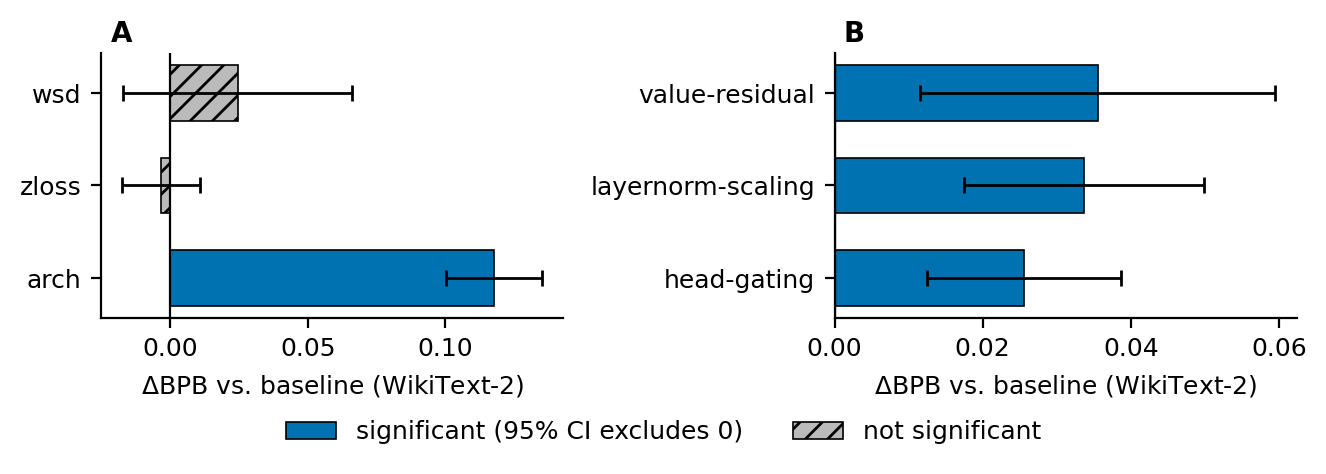

Generate this figure with Python:
#!/usr/bin/env python3
"""fig_deconfound: two-panel horizontal bar chart of the IMU-1 de-confound.

Panel A: wsd / zloss / arch axes from the 2026-06-18 imu1-deconfound-p1 verdict.
Panel B: value-residual / layernorm-scaling / head-gating from the 2026-06-21
arch-subdrill-p2 verdict.

All plotted numbers are parsed from the two verdict.json files below; nothing
is hardcoded except axis labels. Output: fig_deconfound.pdf (+ .png preview).
"""

import json
import os

import matplotlib

matplotlib.use("Agg")
import matplotlib.pyplot as plt

HERE = os.path.dirname(os.path.abspath(__file__))
REPO = "/home/yashb98/Downloads/BuildFromScratch"

SRC_A = os.path.join(
    REPO, "Qwen3-0.6B/experiments/2026-06-18_qwen3-0.6b_imu1-deconfound-p1/verdict.json"
)
SRC_B = os.path.join(
    REPO, "Qwen3-0.6B/experiments/2026-06-21_qwen3-0.6b_arch-subdrill-p2/verdict.json"
)

CORPUS = "wikitext2_val"

# Okabe-Ito colorblind-safe palette
COLOR_SIG = "#0072B2"   # blue: significant
COLOR_NS = "#BBBBBB"    # grey: non-significant (also hatched)

PANEL_A_AXES = [("wsd", "wsd"), ("zloss", "zloss"), ("arch", "arch")]
PANEL_B_AXES = [
    ("vr", "value-residual"),
    ("ln", "layernorm-scaling"),
    ("hg", "head-gating"),
]


def load_axis_rows(path, axis_keys):
    """Read improvement_bpb + ci95 + significance for each axis from verdict.json."""
    with open(path) as f:
        verdict = json.load(f)
    rows = []
    for key, label in axis_keys:
        entry = verdict["axes"][key][CORPUS]
        imp = entry["improvement_bpb"]
        lo, hi = entry["ci95"]
        rows.append(
            {
                "label": label,
                "improvement": imp,
                "err_lo": imp - lo,
                "err_hi": hi - imp,
                "significant": bool(entry["significant"]),
            }
        )
    return rows, verdict.get("suite_version")


def draw_panel(ax, rows, panel_tag):
    ys = range(len(rows))
    for y, row in zip(ys, rows):
        if row["significant"]:
            ax.barh(
                y,
                row["improvement"],
                height=0.6,
                color=COLOR_SIG,
                edgecolor="black",
                linewidth=0.6,
            )
        else:
            ax.barh(
                y,
                row["improvement"],
                height=0.6,
                color=COLOR_NS,
                edgecolor="black",
                linewidth=0.6,
                hatch="///",
            )
        ax.errorbar(
            row["improvement"],
            y,
            xerr=[[row["err_lo"]], [row["err_hi"]]],
            fmt="none",
            ecolor="black",
            elinewidth=1.0,
            capsize=3,
        )
    ax.axvline(0.0, color="black", linewidth=0.8)
    ax.set_yticks(list(ys))
    ax.set_yticklabels([r["label"] for r in rows], fontsize=9)
    ax.invert_yaxis()
    ax.tick_params(axis="x", labelsize=9)
    ax.set_xlabel(r"$\Delta$BPB vs. baseline (WikiText-2)", fontsize=9)
    ax.text(
        0.02,
        1.02,
        panel_tag,
        transform=ax.transAxes,
        fontsize=10,
        fontweight="bold",
        va="bottom",
        ha="left",
    )
    ax.spines["top"].set_visible(False)
    ax.spines["right"].set_visible(False)


def main():
    rows_a, suite_a = load_axis_rows(SRC_A, PANEL_A_AXES)
    rows_b, suite_b = load_axis_rows(SRC_B, PANEL_B_AXES)
    assert suite_a == suite_b == "text-lm-v2", (suite_a, suite_b)

    plt.rcParams.update({"font.size": 9, "pdf.fonttype": 42})
    fig, (ax_a, ax_b) = plt.subplots(1, 2, figsize=(6.7, 2.2))
    draw_panel(ax_a, rows_a, "A")
    draw_panel(ax_b, rows_b, "B")

    # Shared legend for fill semantics (significant vs. not)
    sig_patch = plt.Rectangle(
        (0, 0), 1, 1, facecolor=COLOR_SIG, edgecolor="black", linewidth=0.6
    )
    ns_patch = plt.Rectangle(
        (0, 0), 1, 1, facecolor=COLOR_NS, edgecolor="black", linewidth=0.6, hatch="///"
    )
    fig.legend(
        [sig_patch, ns_patch],
        ["significant (95% CI excludes 0)", "not significant"],
        loc="lower center",
        ncol=2,
        fontsize=9,
        frameon=False,
        bbox_to_anchor=(0.5, -0.08),
    )

    fig.tight_layout()
    pdf_path = os.path.join(HERE, "fig_deconfound.pdf")
    png_path = os.path.join(HERE, "fig_deconfound.png")
    fig.savefig(pdf_path, bbox_inches="tight")
    fig.savefig(png_path, bbox_inches="tight", dpi=200)
    print("wrote", pdf_path)
    print("wrote", png_path)


if __name__ == "__main__":
    main()
